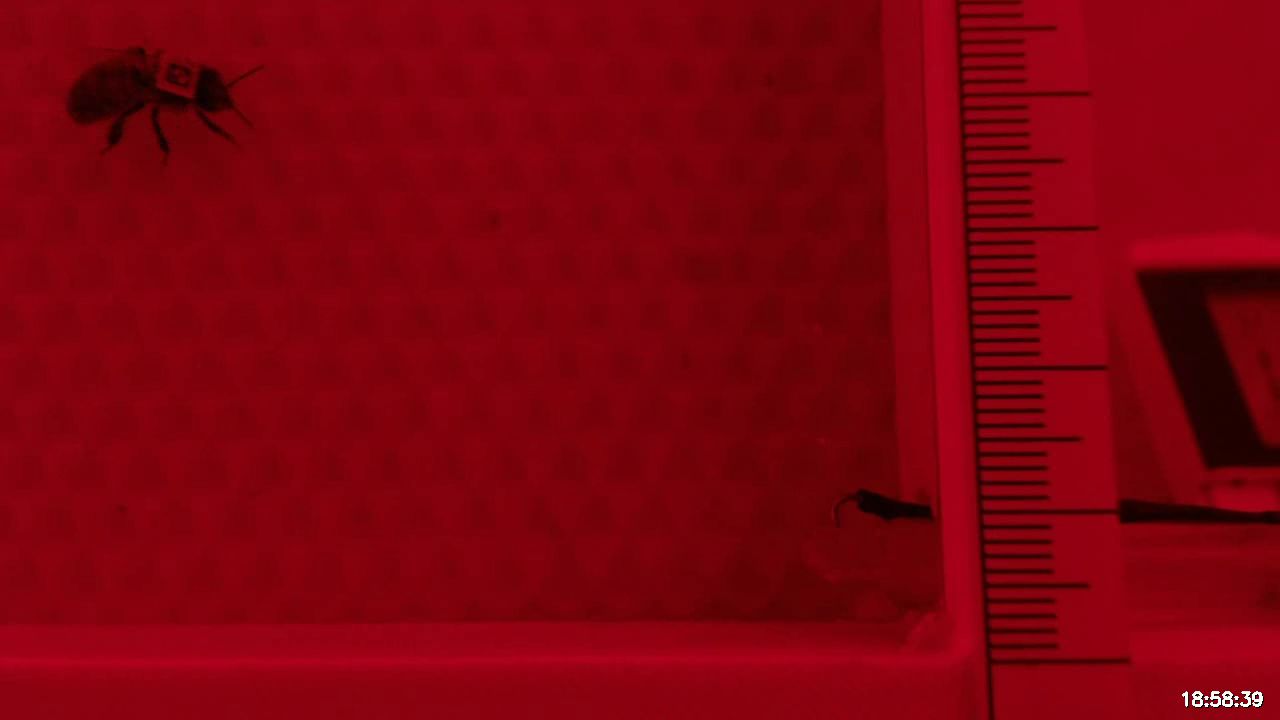
#> input picture frame 50 of NewFeederCode/feed_clip_0001.mp4, 1280 x 720 px
$ python Color-BasedFiltering.py
#> lines starting #> are read from the running program, lines starting #| are printed output that depends on the picture; after the words box and inside, x2 and y2 are one past the last pixel; in counts of white or black regions, pixels touching at a corner belong together
import cv2
import numpy as np

# 1. Load your video
cap = cv2.VideoCapture("feed_clip_0001.mp4")

w, h = 500, 350

# --- WINDOW SETUP ---
def create_win(name, x, y, w=500, h=350):
    cv2.namedWindow(name, cv2.WINDOW_NORMAL)
    cv2.resizeWindow(name, w, h)
    cv2.moveWindow(name, x, y)

create_win("0. Controls", 0, 0, 300, 550)
create_win("1. Original", w, 0)
create_win("2. HSV Space", 2*w, 0)
create_win("3. Color Mask", 3*w, 0)
create_win("4. Cleaned (Opening)", w, h)
create_win("5. Final (Closing)", 2*w, h)

def nothing(x): pass

# HSV range sliders
cv2.createTrackbar("L-H", "0. Controls", 0, 179, nothing) # Lower Hue
#> slider 'L-H' is set to 35
cv2.createTrackbar("L-S", "0. Controls", 0, 255, nothing) # Lower Sat
#> slider 'L-S' is set to 51
cv2.createTrackbar("L-V", "0. Controls", 0, 255, nothing) # Lower Val
#> slider 'L-V' is set to 51
cv2.createTrackbar("U-H", "0. Controls", 179, 179, nothing) # Upper Hue
cv2.createTrackbar("U-S", "0. Controls", 255, 255, nothing) # Upper Sat
cv2.createTrackbar("U-V", "0. Controls", 255, 255, nothing) # Upper Val

# Morphology sliders
cv2.createTrackbar("Open K", "0. Controls", 2, 15, nothing)
cv2.createTrackbar("Close K", "0. Controls", 2, 15, nothing)

while True:
    ret, frame = cap.read()
#> frame is the input picture: shape (720, 1280, 3); mean B, G, R 12.8, 1.5, 127
    if not ret:
        cap.set(cv2.CAP_PROP_POS_FRAMES, 0)
        continue

    # 1. Convert BGR to HSV
    hsv = cv2.cvtColor(frame, cv2.COLOR_BGR2HSV)
#> hsv: shape (720, 1280, 3); mean H, S, V 169.1, 252.1, 127

    # 2. Get Range Values from GUI
    l_h = cv2.getTrackbarPos("L-H", "0. Controls")
    l_s = cv2.getTrackbarPos("L-S", "0. Controls")
    l_v = cv2.getTrackbarPos("L-V", "0. Controls")
    u_h = cv2.getTrackbarPos("U-H", "0. Controls")
    u_s = cv2.getTrackbarPos("U-S", "0. Controls")
    u_v = cv2.getTrackbarPos("U-V", "0. Controls")

    lower_color = np.array([l_h, l_s, l_v])
    upper_color = np.array([u_h, u_s, u_v])

    # 3. Create Mask (The "Threshold" step)
    mask = cv2.inRange(hsv, lower_color, upper_color)
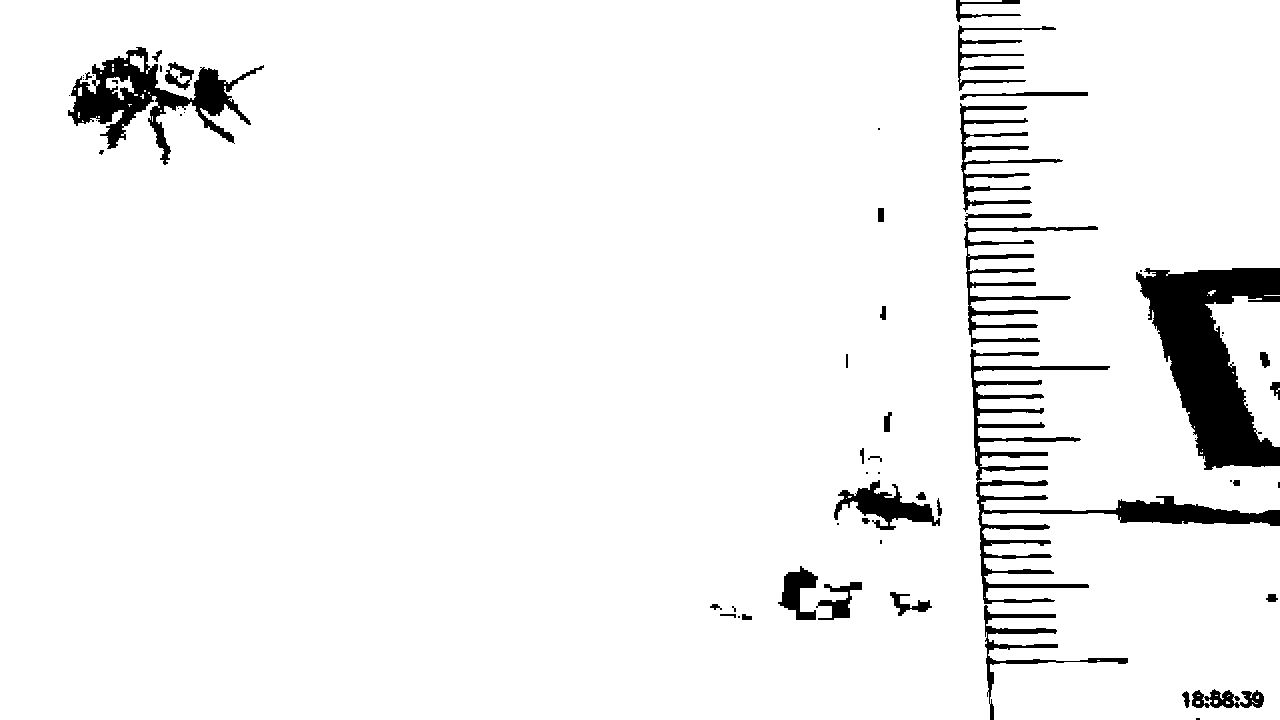
#> mask: shape (720, 1280); 94.9% white; 63 black regions (27 under 20 px), largest, box (x1, y1, x2, y2) and area: (1136, 268, 1280, 470) 14951, (68, 47, 264, 165) 6936, (976, 480, 1280, 604) 5900

    # 4. Cleaning
    op_k = cv2.getTrackbarPos("Open K", "0. Controls") or 1
    cl_k = cv2.getTrackbarPos("Close K", "0. Controls") or 1

    kernel_op = np.ones((op_k, op_k), np.uint8)
    kernel_cl = np.ones((cl_k, cl_k), np.uint8)

    opened = cv2.morphologyEx(mask, cv2.MORPH_OPEN, kernel_op)
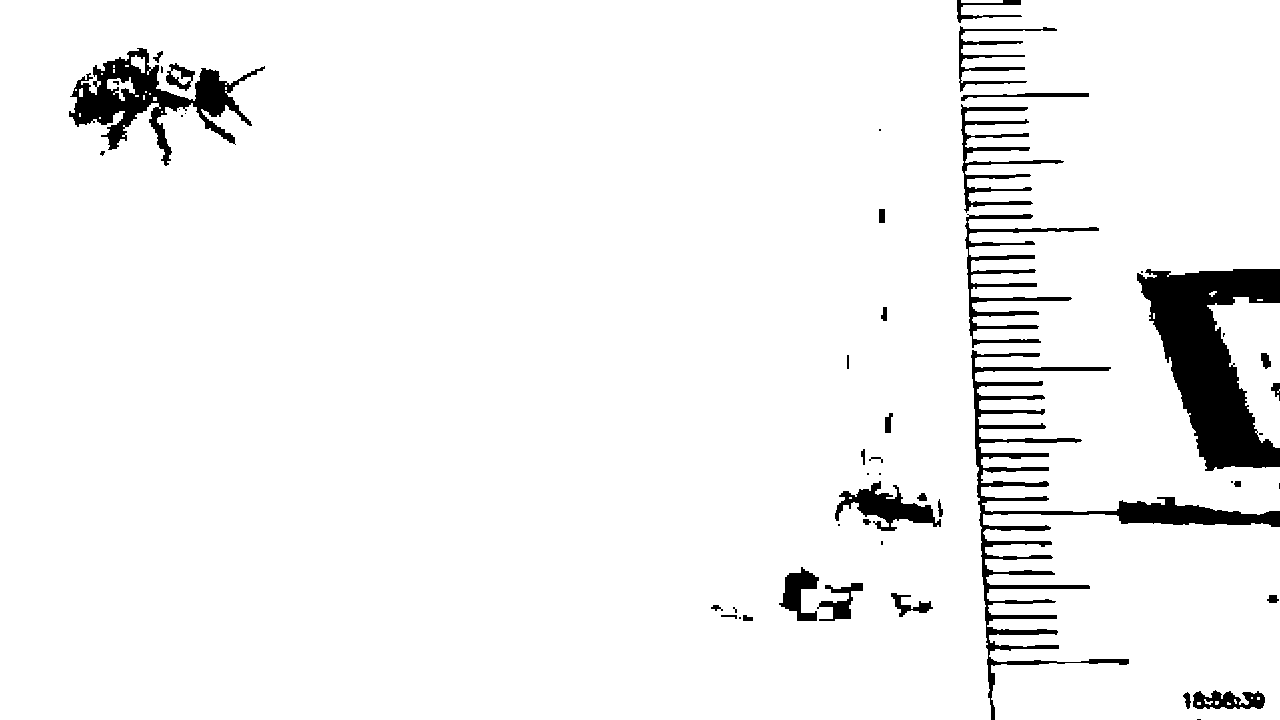
#> opened: shape (720, 1280); 94.9% white; 51 black regions (19 under 20 px), largest, box (x1, y1, x2, y2) and area: (1137, 269, 1280, 471) 14991, (971, 350, 1280, 720) 11019, (69, 48, 265, 166) 7047
    closed = cv2.morphologyEx(opened, cv2.MORPH_CLOSE, kernel_cl)
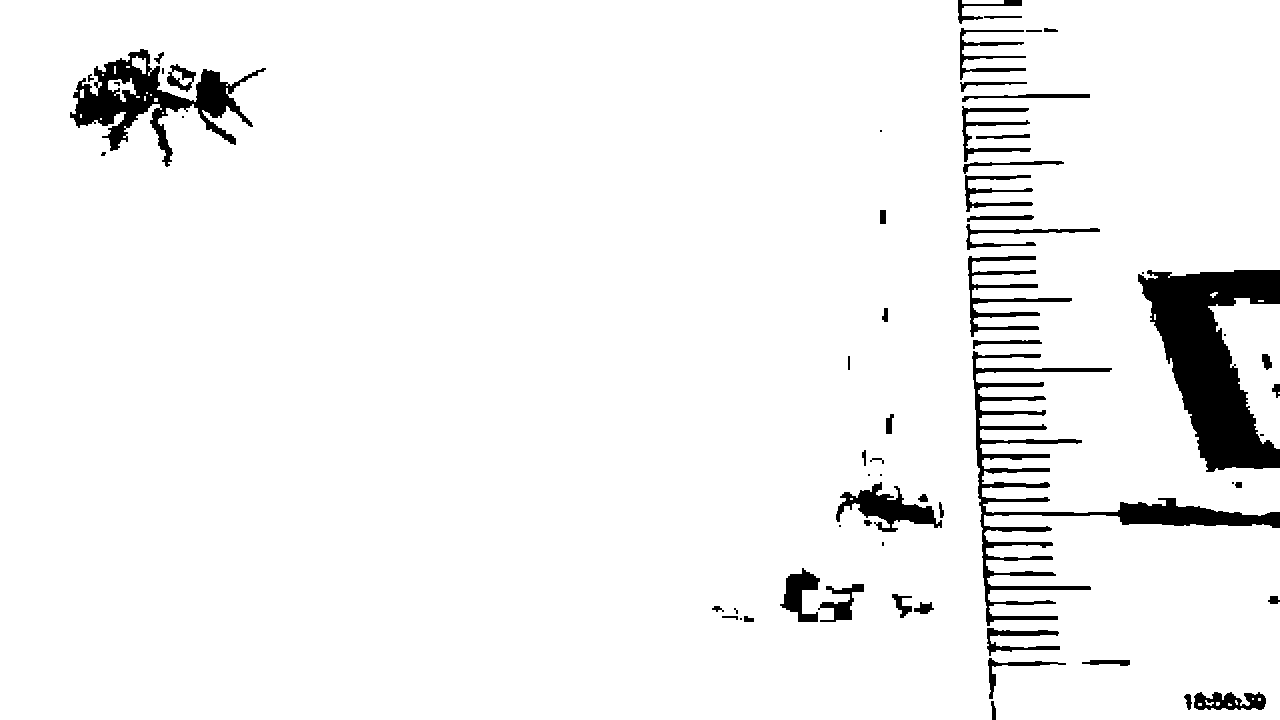
#> closed: shape (720, 1280); 94.9% white; 63 black regions (15 under 20 px), largest, box (x1, y1, x2, y2) and area: (1138, 270, 1280, 472) 14932, (972, 351, 1280, 626) 9548, (70, 49, 266, 167) 6992

    # 5. Show Results
    cv2.imshow("1. Original", frame)
    cv2.imshow("2. HSV Space", hsv) # Looks weird/trippy, that's normal!
    cv2.imshow("3. Color Mask", mask)
    cv2.imshow("4. Cleaned (Opening)", opened)
    cv2.imshow("5. Final (Closing)", closed)

    key = cv2.waitKey(30) & 0xFF
#> (key q is pressed here)
    if key == ord('q'):
        break
    elif key == 32:
        cap.set(cv2.CAP_PROP_POS_FRAMES, 0)

cap.release()
cv2.destroyAllWindows()

$ run again, starting later in the video
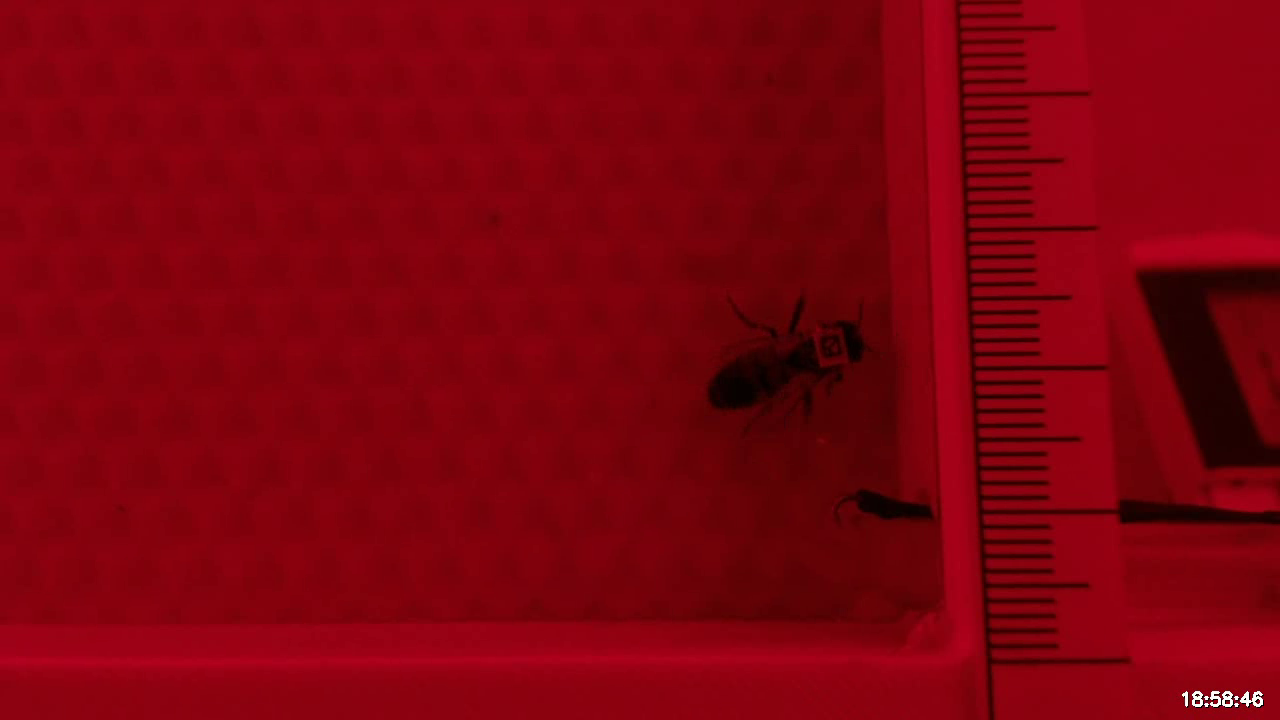
#> input picture frame 228 of NewFeederCode/feed_clip_0001.mp4, 1280 x 720 px
#> frame is the input picture: shape (720, 1280, 3); mean B, G, R 12.9, 1.5, 126.8
#> hsv: shape (720, 1280, 3); mean H, S, V 167.4, 252, 126.8
#> `mask = cv2.inRange(hsv, lower_color, upper_color)`:
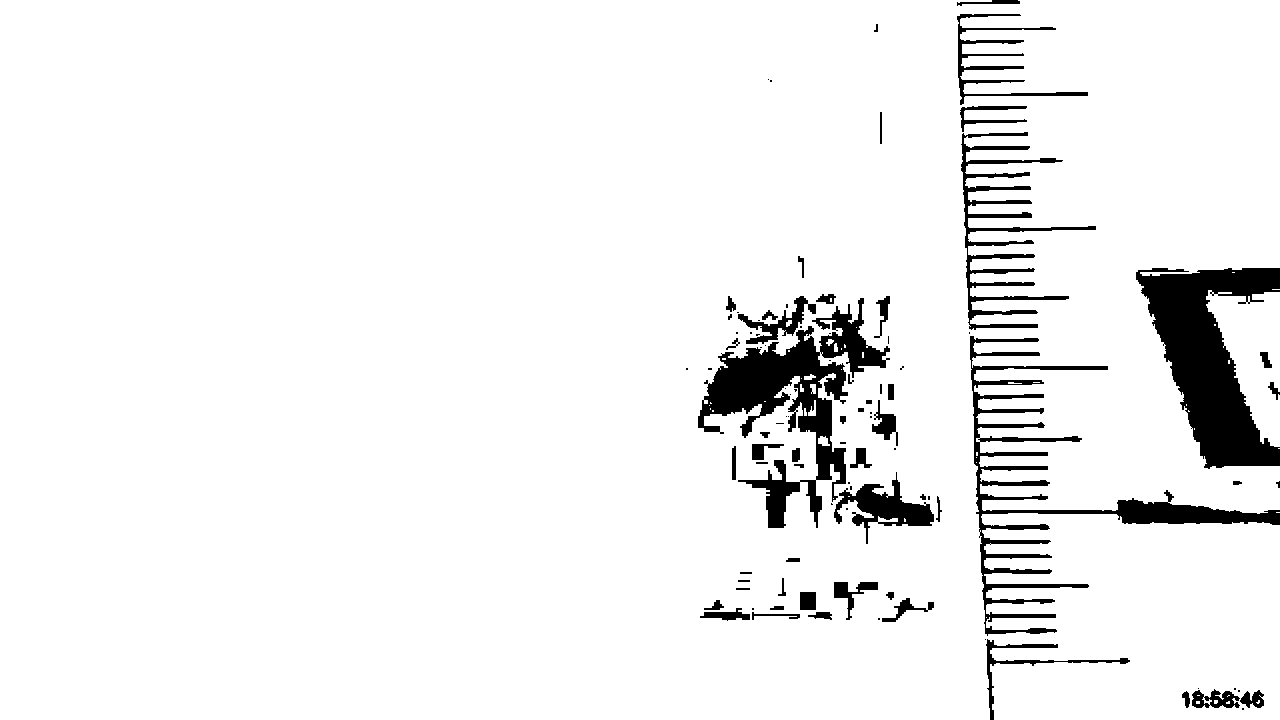
#> mask: shape (720, 1280); 94% white; 96 black regions (42 under 20 px), largest, box (x1, y1, x2, y2) and area: (1136, 268, 1280, 469) 14562, (698, 298, 890, 528) 13156, (970, 336, 1280, 636) 10115
#> opened: shape (720, 1280); 94% white; 84 black regions (32 under 20 px), largest, box (x1, y1, x2, y2) and area: (1137, 269, 1280, 470) 14570, (699, 299, 891, 529) 13236, (971, 337, 1280, 637) 10168
#> `closed = cv2.morphologyEx(opened, cv2.MORPH_CLOSE, kernel_cl)`:
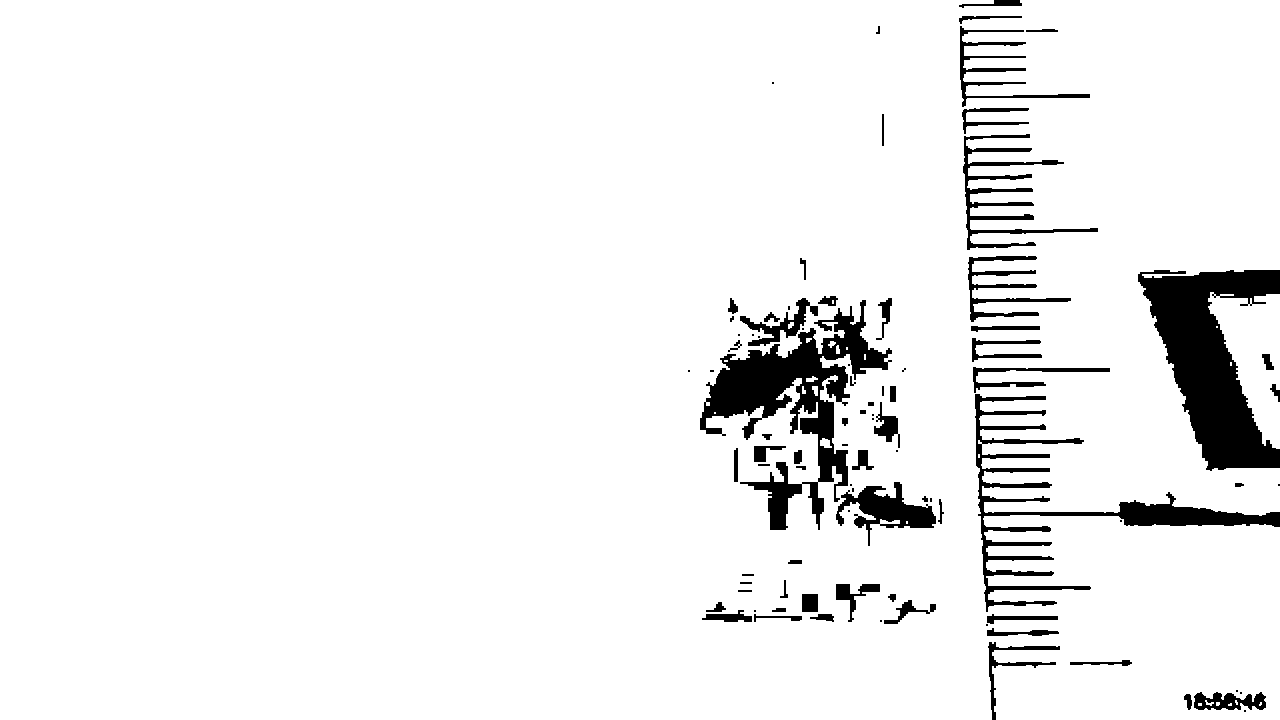
#> closed: shape (720, 1280); 94% white; 89 black regions (27 under 20 px), largest, box (x1, y1, x2, y2) and area: (1138, 270, 1280, 471) 14519, (700, 300, 892, 530) 13182, (975, 394, 1280, 612) 8094

$ run again, starting later in the video
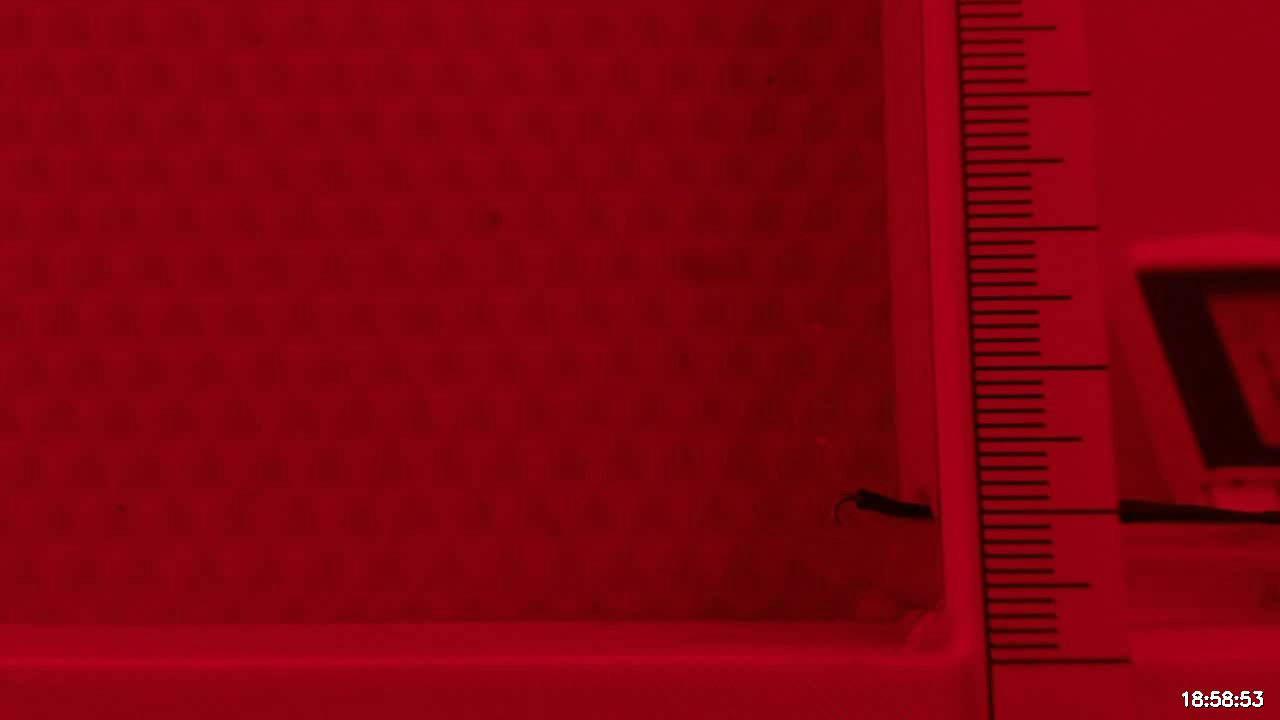
#> input picture frame 405 of NewFeederCode/feed_clip_0001.mp4, 1280 x 720 px
#> frame is the input picture: shape (720, 1280, 3); mean B, G, R 13.2, 1.5, 128.8
#> hsv: shape (720, 1280, 3); mean H, S, V 170.6, 252.1, 128.8
#> `mask = cv2.inRange(hsv, lower_color, upper_color)`:
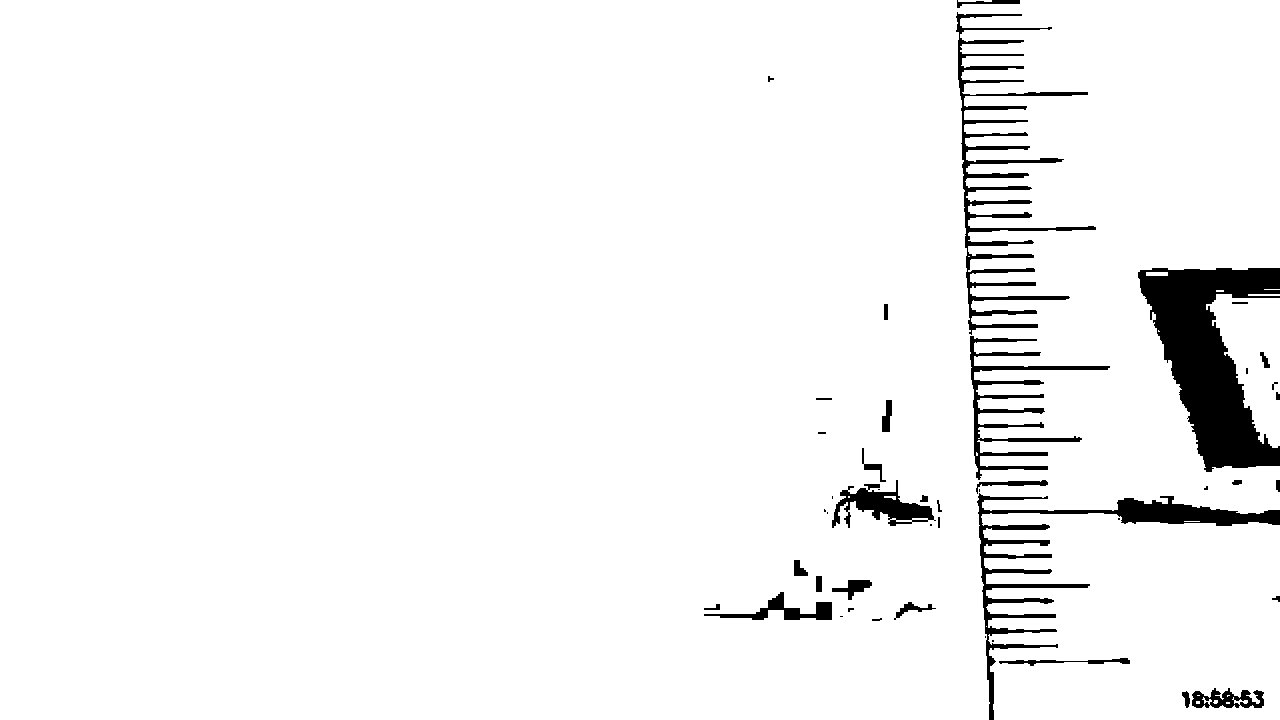
#> mask: shape (720, 1280); 95.8% white; 46 black regions (14 under 20 px), largest, box (x1, y1, x2, y2) and area: (1138, 268, 1280, 472) 14796, (977, 493, 1280, 720) 6902, (956, 12, 1096, 335) 6895
#> opened: shape (720, 1280); 95.8% white; 39 black regions (9 under 20 px), largest, box (x1, y1, x2, y2) and area: (1139, 269, 1280, 473) 14779, (957, 13, 1111, 481) 10309, (977, 481, 1280, 720) 7235
#> `closed = cv2.morphologyEx(opened, cv2.MORPH_CLOSE, kernel_cl)`:
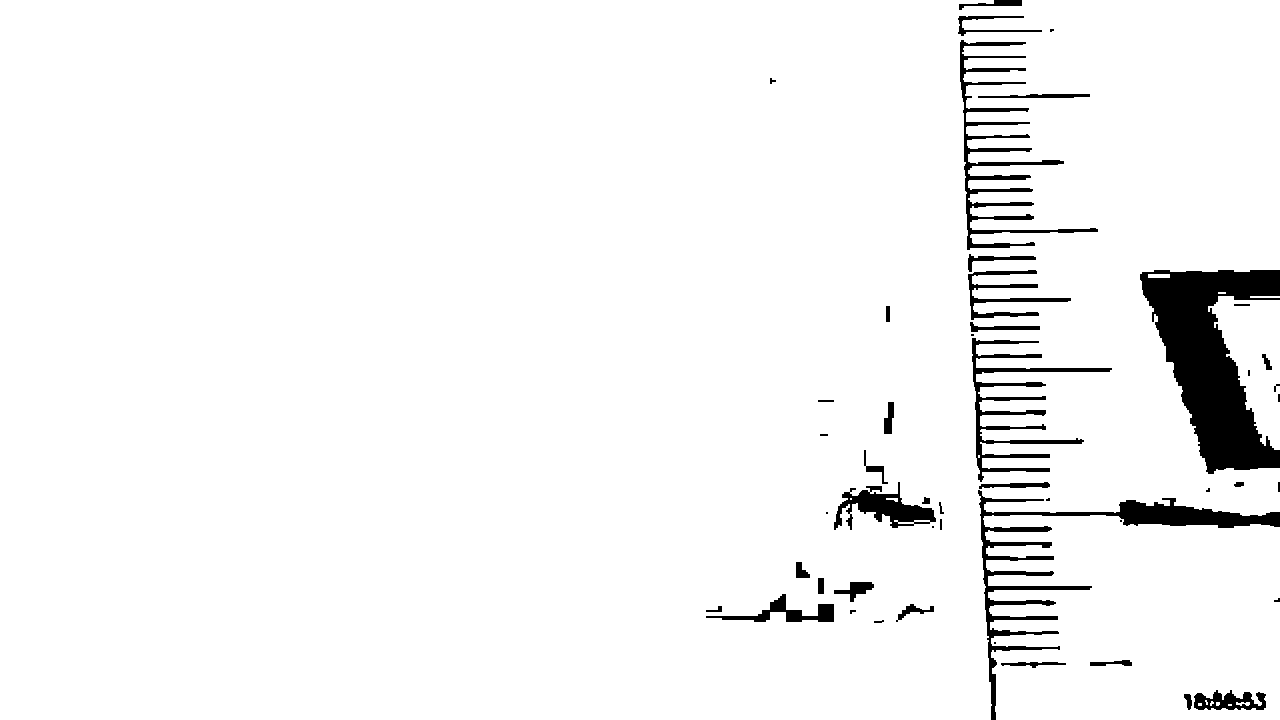
#> closed: shape (720, 1280); 95.8% white; 49 black regions (13 under 20 px), largest, box (x1, y1, x2, y2) and area: (1140, 270, 1280, 474) 14724, (978, 490, 1280, 720) 6902, (960, 40, 1098, 250) 4269
